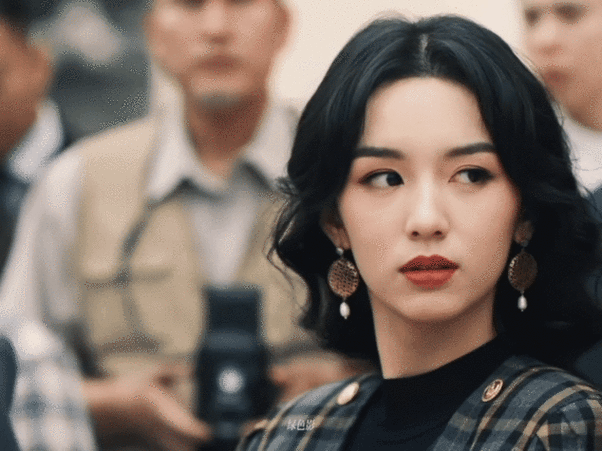
#> input picture assets/gifs/xiaxiaolan.gif, 602 x 451 px
$ python -i build_candidates.py   (imports and definitions only)
#> lines starting #> are read from the running program, lines starting #| are printed output that depends on the picture; after the words box and inside, x2 and y2 are one past the last pixel; in counts of white or black regions, pixels touching at a corner belong together
"""把下载到的候选剧照统一处理成正方形：
  先算出"肤色像素"分布，把方形取景框滑到肤色最密的区域，
  这样竖构图照片也不会把脸裁掉。结果输出到 assets/gifs/candidates/。"""

import glob
import os

import numpy as np
from PIL import Image

ROOT = os.path.dirname(os.path.dirname(os.path.abspath(__file__)))
OUT = os.path.join(ROOT, "assets", "gifs", "candidates")
# [1 line not run here, left out]

SIZE = 640


def skin_mask(a):
    r, g, b = a[..., 0], a[..., 1], a[..., 2]
    mx = np.maximum(np.maximum(r, g), b)
    mn = np.minimum(np.minimum(r, g), b)
    return (r > 95) & (g > 40) & (b > 20) & (r > g) & (r > b) & ((mx - mn) > 15) & (np.abs(r - g) > 15)


def best_square(im):
    a = np.asarray(im.convert("RGB")).astype(np.int16)
    h, w, _ = a.shape
    m = skin_mask(a)
    s = min(w, h)
    step = max(1, s // 30)

    best, best_score, best_off = None, -1.0, 0
    if w >= h:
        for x in range(0, w - s + 1, step):
            win = m[:, x:x + s]
            score = win.mean()
            if score > best_score:
                best_score, best_off = score, x
        box = (best_off, 0, best_off + s, s)
    else:
        span = h - s
        for y in range(0, span + 1, step):
            win = m[y:y + s, :]
            # 人脸通常在画面上半部，同分时优先靠上
            score = win.mean() + 0.02 * (1 - (y / span if span else 0))
            if score > best_score:
                best_score, best_off = score, y
        box = (0, best_off, s, best_off + s)

    crop = im.convert("RGB").crop(box)
    inside = skin_mask(np.asarray(crop).astype(np.int16)).mean()
    return crop.resize((SIZE, SIZE), Image.LANCZOS), box, inside, (w, h), s


rows = []
# [14 lines not run here, left out]

>>> from PIL import Image
>>> picture = Image.open('../assets/gifs/xiaxiaolan.gif')
#> picture is the input picture: PIL image 602x451 P; mean R, G, B 121.8, 108, 99.4
>>> result = best_square(picture)
#> in skin_mask, `return (r > 95) & (g > 40) & (b > 20) & (r > g) & (r > b) & ((mx - mn)..`:
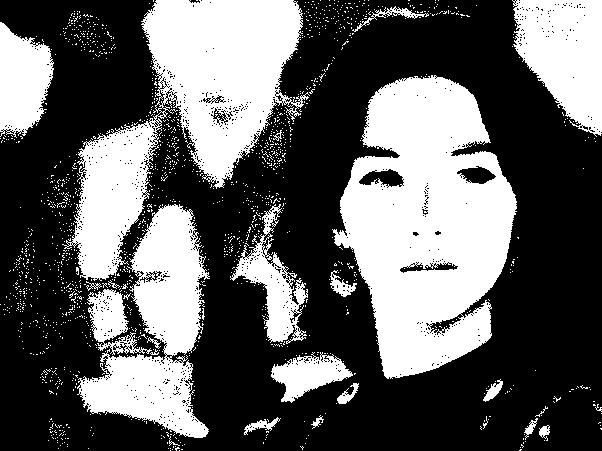
#> returned value: shape (451, 602) bool; 37.7% white; 1545 white regions (1519 under 20 px), largest, box (x1, y1, x2, y2) and area: (332, 75, 517, 379) 35738, (62, 0, 310, 281) 27404, (77, 204, 210, 438) 14299
#> the loop in best_square, `for x in range(0, w - s + 1, step):` made 11 passes
#> (score, best_score, best_off) on passes 1 to 6: (0.404, 0.404, 0), (0.415, 0.415, 15), (0.424, 0.424, 30), (0.431, 0.431, 45), (0.435, 0.435, 60), (0.437, 0.437, 75)
#> score on passes 7 to 11: 0.434, 0.424, 0.414, 0.409, 0.402
#> pass 1, in best_square, `win = m[:, x:x + s]`:
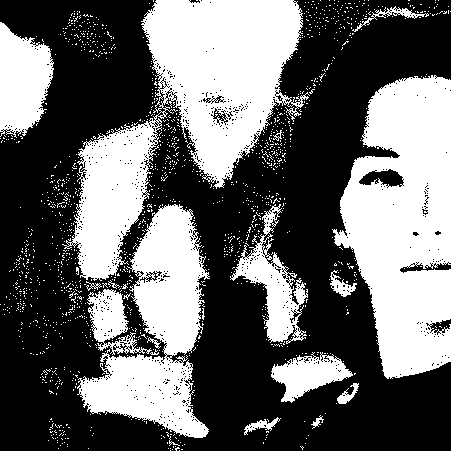
#> win: shape (451, 451) bool; 40.4% white; 1460 white regions (1441 under 20 px), largest, box (x1, y1, x2, y2) and area: (62, 0, 310, 281) 27404, (332, 75, 451, 379) 24659, (77, 204, 210, 438) 14299
#> pass 3, in best_square, `win = m[:, x:x + s]`:
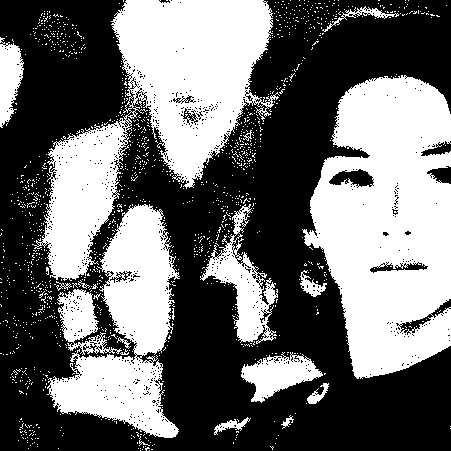
#> win: shape (451, 451) bool; 42.4% white; 1362 white regions (1343 under 20 px), largest, box (x1, y1, x2, y2) and area: (302, 75, 451, 379) 31806, (32, 0, 280, 281) 27404, (47, 204, 180, 438) 14299
#> after the loop in best_square, `for x in range(0, w - s + 1, step):`: best_off = 75; best_score = 0.437
#> in best_square, `box = (best_off, 0, best_off + s, s)`: box = (75, 0, 526, 451)
#> in best_square, `crop = im.convert("RGB").crop(box)`:
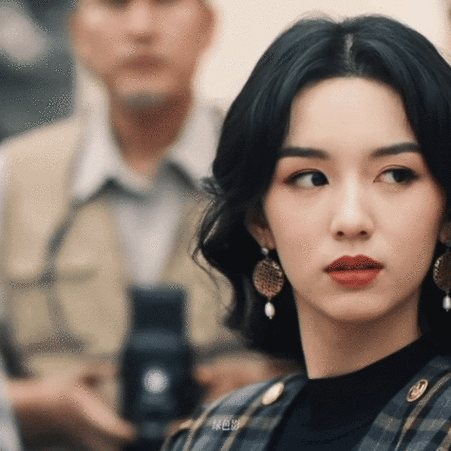
#> crop: PIL image 451x451 RGB; mean R, G, B 125.6, 110, 99.9
#> in skin_mask (call 2), `r, g, b = a[..., 0], a[..., 1], a[..., 2]`:
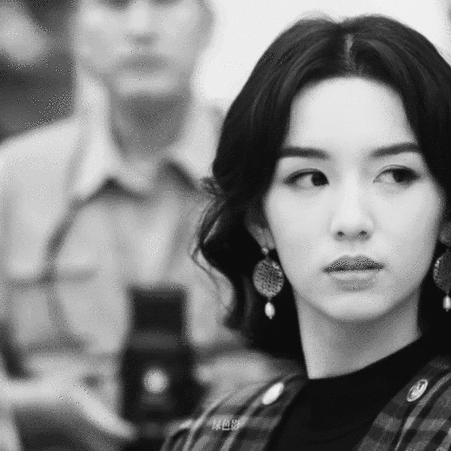
#> r: shape (451, 451) int16; min 12, max 240, mean 125.6
#> in skin_mask (call 2), `r, g, b = a[..., 0], a[..., 1], a[..., 2]`:
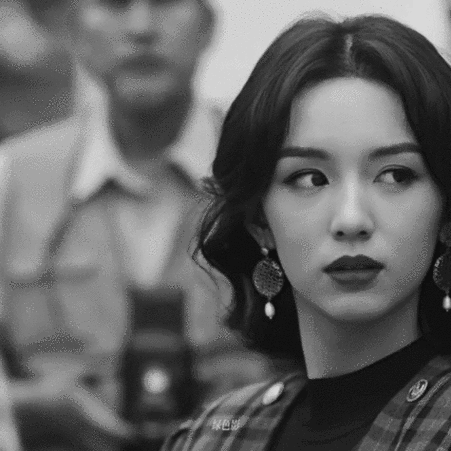
#> b: shape (451, 451) int16; min 13, max 217, mean 99.9
#> in skin_mask (call 2), `return (r > 95) & (g > 40) & (b > 20) & (r > g) & (r > b) & ((mx - mn)..`:
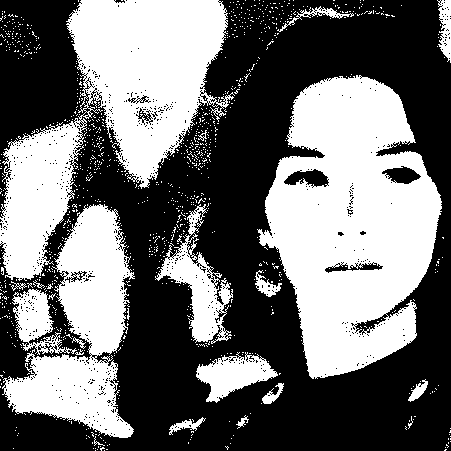
#> returned value: shape (451, 451) bool; 43.7% white; 1080 white regions (1059 under 20 px), largest, box (x1, y1, x2, y2) and area: (257, 75, 442, 379) 35738, (0, 0, 235, 281) 27348, (2, 204, 135, 438) 14299
#> in best_square, `inside = skin_mask(np.asarray(crop).astype(np.int16)).mean()`: inside = 0.437
#> result = 5 items

$ run again, on assets/gifs/candidates/xiaxiaolan-03.png
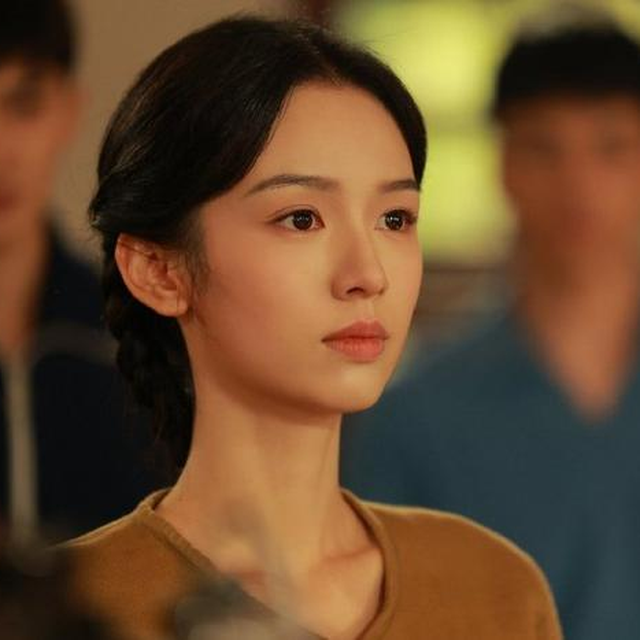
#> input picture assets/gifs/candidates/xiaxiaolan-03.png, 640 x 640 px
#> picture is the input picture: PIL image 640x640 RGB; mean R, G, B 103.1, 74.2, 46.1
#> in skin_mask, `mn = np.minimum(np.minimum(r, g), b)`:
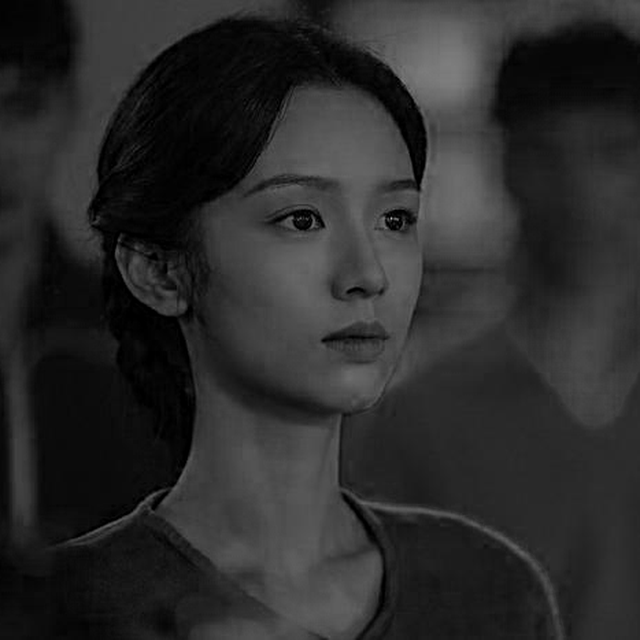
#> mn: shape (640, 640) int16; min 0, max 181, mean 43.2
#> in skin_mask, `return (r > 95) & (g > 40) & (b > 20) & (r > g) & (r > b) & ((mx - mn)..`:
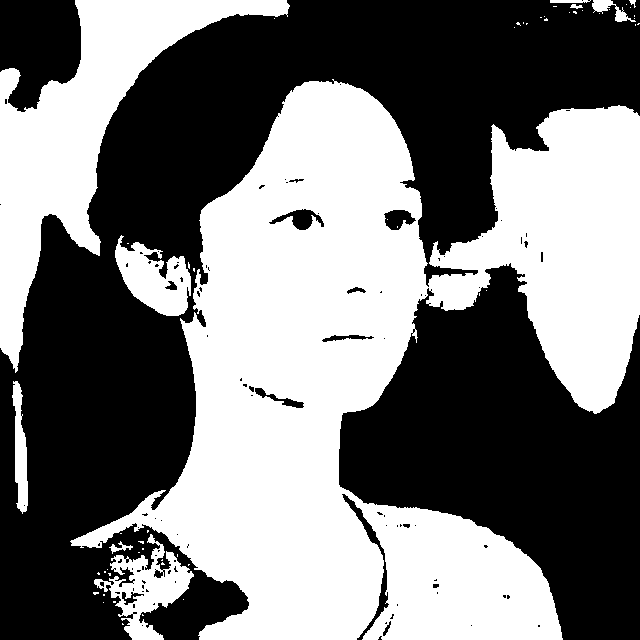
#> returned value: shape (640, 640) bool; 47.5% white; 57 white regions (47 under 20 px), largest, box (x1, y1, x2, y2) and area: (70, 79, 640, 640) 156636, (0, 0, 290, 373) 28278, (94, 534, 194, 640) 3957
#> the loop in best_square, `for x in range(0, w - s + 1, step):` made 1 pass
#> (score, best_score, best_off) on pass 1: (0.475, 0.475, 0)
#> after the loop in best_square, `for x in range(0, w - s + 1, step):`: best_off = 0; best_score = 0.475
#> box = (0, 0, 640, 640)
#> inside = 0.475
#> result = 5 items
